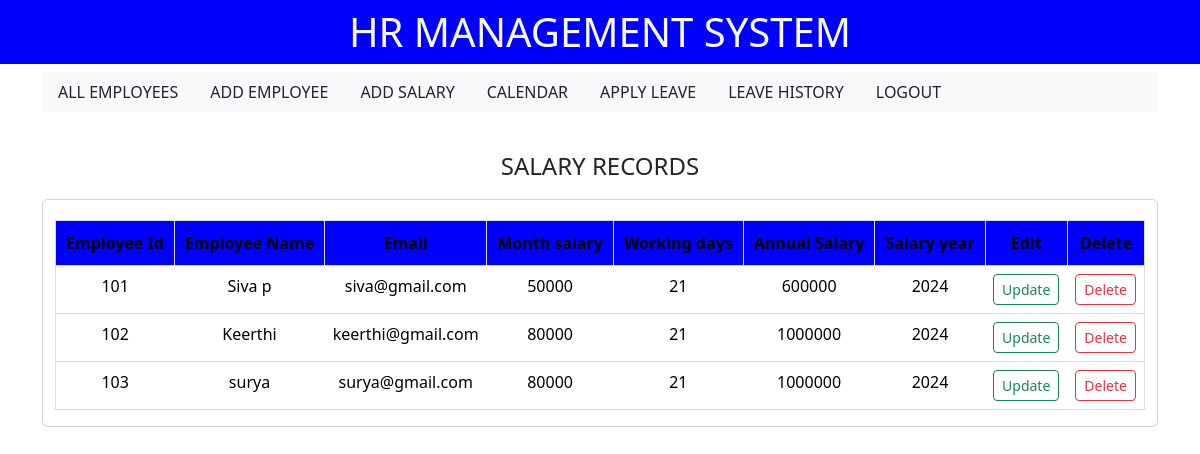
The page /salarydetails/ on the database its author committed.
### emp/models.py (models this page shows)
class Salary(models.Model):
    employeeid    = models.CharField(max_length=100)
    employeename  = models.CharField(max_length=50)
    email         = models.CharField(max_length=50)
    monthsalary   = models.CharField(max_length=50)
    workingdays   = models.CharField(max_length=50)
    salaryyear    = models.CharField(max_length=50)
    annualsalary  = models.CharField(max_length=50)

### emp/views.py (the view)
# urls.py: path("salarydetails/",                views.salarydetails,   name="salarydetails"),
def salarydetails(request):
    emp = Salary.objects.all()
    return render(request, "emp/salarydetails.html" , {"salarydetails":emp})

### emp/templates/emp/salarydetails.html (shortened to what this page needs)
{% extends "base.html" %}
{% block content %}
<div class="header d-flex justify-content-between bg-light">
  <nav class="nav">
      <a class="nav-link text-dark" href="{% url 'allemployees' %}">ALL EMPLOYEES</a>
      <a class="nav-link text-dark" href="{% url 'addemployee' %}">ADD EMPLOYEE</a>
      <a class="nav-link text-dark" href="{% url 'addsalary' %}"> ADD SALARY </a>
      <a class="nav-link text-dark" href="{% url 'calendar' %}"> CALENDAR </a>
      <a class="nav-link text-dark" href="{% url 'applyleave' %}"> APPLY LEAVE </a>
      <a class="nav-link text-dark" href="{% url 'history' %}"> LEAVE HISTORY </a>
      <a class="nav-link text-dark" href="{% url 'logout' %}"> LOGOUT </a>
    </nav>
</div>
<h4 class="text-center">SALARY RECORDS</h4>
<div class="container card">
    <div class="">
        <table class="table text-center">
            <thead>
              <tr>
                <th scope="col">Employee Id</th>
                <th scope="col">Employee Name</th>
                <th scope="col">Email</th>
                <th scope="col">Month salary</th>
                <th scope="col">Working days</th>
                <th scope="col">Annual Salary</th>
                <th scope="col">Salary year</th>
                <th scope="col">Edit</th>
                <th scope="col">Delete</th>
              </tr>
            </thead>
            <tbody>
                {% if salarydetails %}
                {% for eachemployee in salarydetails %}
              <tr>
                <td>{{ eachemployee.employeeid }}</td>
                <td>{{ eachemployee.employeename }}</td>
                <td>{{ eachemployee.email }}</td>
                <td>{{ eachemployee.monthsalary }}</td>
                <td>{{ eachemployee.workingdays }}</td>
                <td>{{ eachemployee.annualsalary }}</td>
                <td>{{ eachemployee.salaryyear }}</td>
                <td><a href="{% url 'updatesalary' eachemployee.id %}" class="btn btn-sm btn-outline-success">Update</a></td>
                <td><a href="{% url 'deletesalary' eachemployee.id %}" class="btn btn-sm btn-outline-danger">Delete</a></td>
              </tr>
              {% endfor %}
              {% endif %}
            </tbody>
          </table>
    </div>
</div>
 {% endblock content %}

### emp/templates/emp/salarydetails.html (style rules this page uses)
h4 { margin-top: 30px; padding: 10px; }
.table { width: 100%; border-collapse: collapse; border: 1px solid #ddd; margin-top: 20px; }
.table th { padding: 10px; text-align: center; border: 1px solid #ddd; }
.table th { background-color: blue; }
.table tbody tr:nth-child(even) { background-color: #f2f2f2; }

### rows shown on the page
Salary: employeeid "101", employeename "Siva p", email "siva@gmail.com", monthsalary "50000", workingdays "21", annualsalary "600000", salaryyear "2024"
Salary: employeeid "102", employeename "Keerthi", email "keerthi@gmail.com", monthsalary "80000", workingdays "21", annualsalary "1000000", salaryyear "2024"
Salary: employeeid "103", employeename "surya", email "surya@gmail.com", monthsalary "80000", workingdays "21", annualsalary "1000000", salaryyear "2024"
